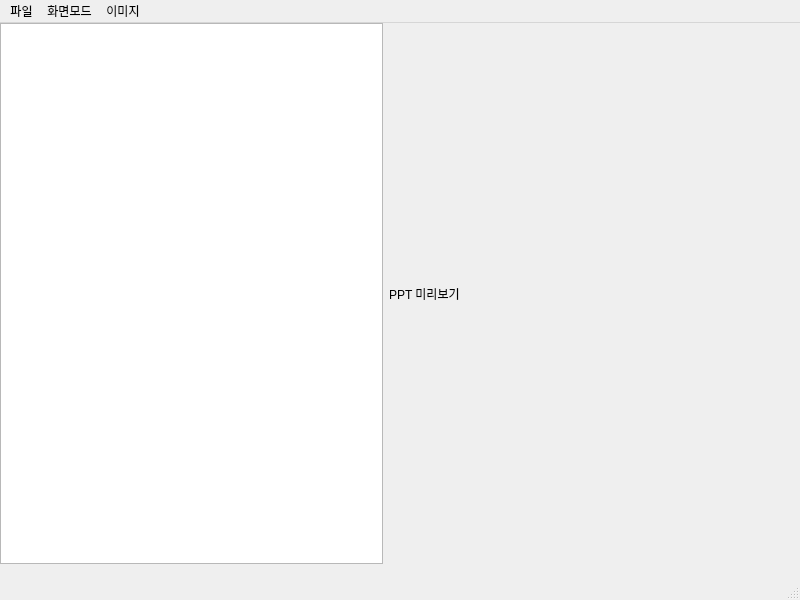
<?xml version="1.0" encoding="UTF-8"?>
<ui version="4.0">
 <class>mainWindow</class>
 <widget class="QMainWindow" name="mainWindow">
  <property name="geometry">
   <rect>
    <x>0</x>
    <y>0</y>
    <width>800</width>
    <height>600</height>
   </rect>
  </property>
  <property name="windowTitle">
   <string>Quick Point</string>
  </property>
  <widget class="QWidget" name="centralwidget">
   <property name="sizePolicy">
    <sizepolicy hsizetype="Maximum" vsizetype="Maximum">
     <horstretch>0</horstretch>
     <verstretch>0</verstretch>
    </sizepolicy>
   </property>
   <widget class="QWidget" name="horizontalLayoutWidget">
    <property name="geometry">
     <rect>
      <x>0</x>
      <y>0</y>
      <width>771</width>
      <height>541</height>
     </rect>
    </property>
    <layout class="QHBoxLayout" name="horizontalLayout" stretch="1,1">
     <property name="sizeConstraint">
      <enum>QLayout::SetMaximumSize</enum>
     </property>
     <item>
      <widget class="QTextEdit" name="txtMarkdown"/>
     </item>
     <item>
      <widget class="QLabel" name="lblPreview">
       <property name="sizePolicy">
        <sizepolicy hsizetype="Expanding" vsizetype="Expanding">
         <horstretch>0</horstretch>
         <verstretch>0</verstretch>
        </sizepolicy>
       </property>
       <property name="text">
        <string>PPT 미리보기</string>
       </property>
      </widget>
     </item>
    </layout>
   </widget>
  </widget>
  <widget class="QMenuBar" name="menubar">
   <property name="geometry">
    <rect>
     <x>0</x>
     <y>0</y>
     <width>800</width>
     <height>21</height>
    </rect>
   </property>
   <widget class="QMenu" name="menu">
    <property name="title">
     <string>파일</string>
    </property>
    <addaction name="actionopen"/>
    <addaction name="actionsave"/>
    <addaction name="actionExit"/>
   </widget>
   <widget class="QMenu" name="menu_2">
    <property name="title">
     <string>화면모드</string>
    </property>
    <addaction name="actionEdit"/>
    <addaction name="actionDisplay"/>
   </widget>
   <widget class="QMenu" name="menu_3">
    <property name="title">
     <string>이미지</string>
    </property>
    <widget class="QMenu" name="menucolor">
     <property name="title">
      <string>color</string>
     </property>
     <addaction name="actionadd"/>
    </widget>
    <addaction name="actionresize"/>
    <addaction name="actioncrop"/>
    <addaction name="menucolor"/>
    <addaction name="actionstretch"/>
    <addaction name="actionrotate"/>
   </widget>
   <addaction name="menu"/>
   <addaction name="menu_2"/>
   <addaction name="menu_3"/>
  </widget>
  <widget class="QStatusBar" name="statusbar"/>
  <action name="actionopen">
   <property name="text">
    <string>열기(&amp;O)</string>
   </property>
   <property name="shortcut">
    <string>Ctrl+O</string>
   </property>
  </action>
  <action name="actionsave">
   <property name="text">
    <string>저장(&amp;S)</string>
   </property>
   <property name="shortcut">
    <string>Ctrl+S</string>
   </property>
  </action>
  <action name="actionExit">
   <property name="text">
    <string>종료(&amp;X)</string>
   </property>
   <property name="shortcut">
    <string>Ctrl+X</string>
   </property>
  </action>
  <action name="actionEdit">
   <property name="checkable">
    <bool>false</bool>
   </property>
   <property name="text">
    <string>수정모드</string>
   </property>
   <property name="shortcut">
    <string>Ctrl+E</string>
   </property>
  </action>
  <action name="actionDisplay">
   <property name="text">
    <string>보기모드(전체화면)</string>
   </property>
   <property name="shortcut">
    <string>F5</string>
   </property>
  </action>
  <action name="actionresize">
   <property name="text">
    <string>resize</string>
   </property>
  </action>
  <action name="actioncrop">
   <property name="text">
    <string>crop</string>
   </property>
  </action>
  <action name="actionadd">
   <property name="text">
    <string>RGB</string>
   </property>
  </action>
  <action name="actionstretch">
   <property name="text">
    <string>stretch</string>
   </property>
  </action>
  <action name="actionrotate">
   <property name="text">
    <string>rotate</string>
   </property>
  </action>
 </widget>
 <resources/>
 <connections>
  <connection>
   <sender>actionopen</sender>
   <signal>triggered()</signal>
   <receiver>mainWindow</receiver>
   <slot>openFile()</slot>
   <hints>
    <hint type="sourcelabel">
     <x>-1</x>
     <y>-1</y>
    </hint>
    <hint type="destinationlabel">
     <x>399</x>
     <y>299</y>
    </hint>
   </hints>
  </connection>
  <connection>
   <sender>actionsave</sender>
   <signal>triggered()</signal>
   <receiver>mainWindow</receiver>
   <slot>saveFile()</slot>
   <hints>
    <hint type="sourcelabel">
     <x>-1</x>
     <y>-1</y>
    </hint>
    <hint type="destinationlabel">
     <x>399</x>
     <y>299</y>
    </hint>
   </hints>
  </connection>
  <connection>
   <sender>actionExit</sender>
   <signal>triggered()</signal>
   <receiver>mainWindow</receiver>
   <slot>close()</slot>
   <hints>
    <hint type="sourcelabel">
     <x>-1</x>
     <y>-1</y>
    </hint>
    <hint type="destinationlabel">
     <x>399</x>
     <y>299</y>
    </hint>
   </hints>
  </connection>
  <connection>
   <sender>txtMarkdown</sender>
   <signal>textChanged()</signal>
   <receiver>mainWindow</receiver>
   <slot>updatePreview()</slot>
   <hints>
    <hint type="sourcelabel">
     <x>191</x>
     <y>291</y>
    </hint>
    <hint type="destinationlabel">
     <x>399</x>
     <y>299</y>
    </hint>
   </hints>
  </connection>
 </connections>
 <slots>
  <slot>openFile()</slot>
  <slot>saveFile()</slot>
  <slot>updatePreview()</slot>
 </slots>
</ui>
